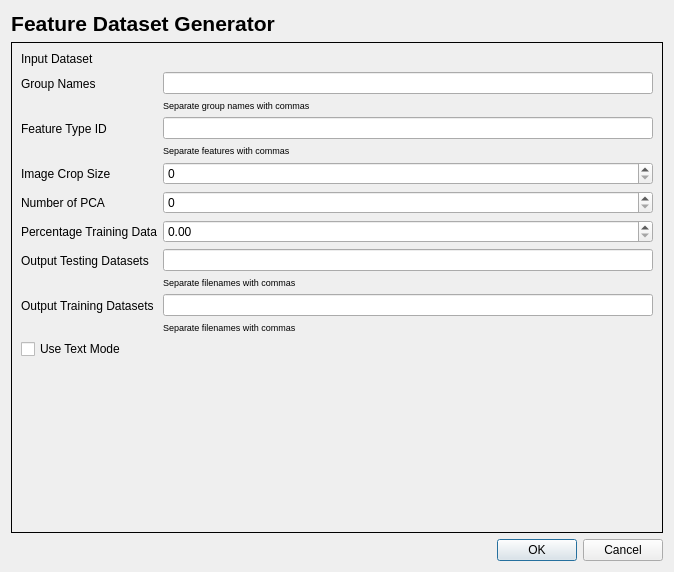
<?xml version="1.0" encoding="UTF-8"?>
<ui version="4.0">
 <class>FeatDatasetGeneratorDialogBase</class>
 <widget class="QDialog" name="FeatDatasetGeneratorDialogBase">
  <property name="geometry">
   <rect>
    <x>0</x>
    <y>0</y>
    <width>674</width>
    <height>572</height>
   </rect>
  </property>
  <property name="windowTitle">
   <string>Feature Dataset Generator</string>
  </property>
  <layout class="QGridLayout" name="gridLayout">
   <item row="4" column="1">
    <widget class="QDialogButtonBox" name="button_box">
     <property name="orientation">
      <enum>Qt::Horizontal</enum>
     </property>
     <property name="standardButtons">
      <set>QDialogButtonBox::Cancel|QDialogButtonBox::Ok</set>
     </property>
    </widget>
   </item>
   <item row="0" column="1" alignment="Qt::AlignLeft">
    <widget class="QLabel" name="title_label">
     <property name="text">
      <string>&lt;!DOCTYPE HTML PUBLIC &quot;-//W3C//DTD HTML 4.0//EN&quot; &quot;http://www.w3.org/TR/REC-html40/strict.dtd&quot;&gt;
&lt;html&gt;&lt;head&gt;&lt;meta name=&quot;qrichtext&quot; content=&quot;1&quot; /&gt;&lt;style type=&quot;text/css&quot;&gt;
p, li { white-space: pre-wrap; }
&lt;/style&gt;&lt;/head&gt;&lt;body style=&quot; font-family:'MS Shell Dlg 2'; font-size:8pt; font-weight:400; font-style:normal;&quot;&gt;
&lt;p style=&quot; margin-top:0px; margin-bottom:0px; margin-left:0px; margin-right:0px; -qt-block-indent:0; text-indent:0px;&quot;&gt;&lt;span style=&quot; font-family:'Sans Serif'; font-size:16pt; font-weight:600;&quot;&gt;Feature Dataset Generator&lt;/span&gt;&lt;/p&gt;&lt;/body&gt;&lt;/html&gt;</string>
     </property>
     <property name="alignment">
      <set>Qt::AlignCenter</set>
     </property>
    </widget>
   </item>
   <item row="2" column="1">
    <widget class="QStackedWidget" name="stackedWidget">
     <property name="frameShape">
      <enum>QFrame::Box</enum>
     </property>
     <widget class="QWidget" name="stackedWidgetPage1" native="true">
      <layout class="QFormLayout" name="formLayout">
       <item row="0" column="0">
        <widget class="QLabel" name="inputDatasetLabel">
         <property name="text">
          <string>Input Dataset</string>
         </property>
        </widget>
       </item>
       <item row="0" column="1">
        <widget class="QgsFileWidget" name="inputDatasetQgsFileWidget"/>
       </item>
       <item row="1" column="0">
        <widget class="QLabel" name="groupNamesLabel">
         <property name="text">
          <string>Group Names</string>
         </property>
        </widget>
       </item>
       <item row="1" column="1">
        <layout class="QVBoxLayout" name="groupNamesVBoxLayout">
         <item>
          <widget class="QLineEdit" name="groupNamesLineEdit"/>
         </item>
         <item>
          <widget class="QLabel" name="groupNamesHelpLabel">
           <property name="text">
            <string>&lt;html&gt;&lt;head/&gt;&lt;body&gt;&lt;p&gt;&lt;span style=&quot; font-size:7pt;&quot;&gt;Separate group names with commas&lt;/span&gt;&lt;/p&gt;&lt;/body&gt;&lt;/html&gt;</string>
           </property>
          </widget>
         </item>
        </layout>
       </item>
       <item row="2" column="0">
        <widget class="QLabel" name="fftFeatureLabel">
         <property name="text">
          <string>Feature Type ID</string>
         </property>
        </widget>
       </item>
       <item row="2" column="1">
        <layout class="QVBoxLayout" name="fftFeatureVBoxLayout">
         <item>
          <widget class="QLineEdit" name="fftFeatureLineEdit"/>
         </item>
         <item>
          <widget class="QLabel" name="fftFeatureHelpLabel">
           <property name="text">
            <string>&lt;html&gt;&lt;head/&gt;&lt;body&gt;&lt;p&gt;&lt;span style=&quot; font-size:7pt;&quot;&gt;Separate features with commas&lt;/span&gt;&lt;/p&gt;&lt;/body&gt;&lt;/html&gt;</string>
           </property>
          </widget>
         </item>
        </layout>
       </item>
       <item row="4" column="0">
        <widget class="QLabel" name="imageCropSizeLabel">
         <property name="text">
          <string>Image Crop Size</string>
         </property>
        </widget>
       </item>
       <item row="4" column="1">
        <widget class="QSpinBox" name="imageCropSizeSpinBox">
         <property name="maximum">
          <number>100</number>
         </property>
        </widget>
       </item>
       <item row="5" column="0">
        <widget class="QLabel" name="numberPCALabel">
         <property name="text">
          <string>Number of PCA</string>
         </property>
        </widget>
       </item>
       <item row="5" column="1">
        <widget class="QSpinBox" name="numberPCASpinBox">
         <property name="maximum">
          <number>1000</number>
         </property>
        </widget>
       </item>
       <item row="7" column="0">
        <widget class="QLabel" name="percentageTrainingDataLabel">
         <property name="text">
          <string>Percentage Training Data</string>
         </property>
        </widget>
       </item>
       <item row="7" column="1">
        <widget class="QDoubleSpinBox" name="percentageTrainingDataDoubleSpinBox">
         <property name="maximum">
          <double>1.000000000000000</double>
         </property>
         <property name="singleStep">
          <double>0.010000000000000</double>
         </property>
        </widget>
       </item>
       <item row="11" column="0">
        <widget class="QLabel" name="outputTestingDatasetLabel">
         <property name="text">
          <string>Output Testing Datasets</string>
         </property>
        </widget>
       </item>
       <item row="11" column="1">
        <layout class="QVBoxLayout" name="outputTestingDatasetVBoxLayout">
         <item>
          <widget class="QLineEdit" name="outputTestingDatasetLineEdit"/>
         </item>
         <item>
          <widget class="QLabel" name="outputTestingDatasetHelpLabel">
           <property name="text">
            <string>&lt;html&gt;&lt;head/&gt;&lt;body&gt;&lt;p&gt;&lt;span style=&quot; font-size:7pt;&quot;&gt;Separate filenames with commas&lt;/span&gt;&lt;/p&gt;&lt;/body&gt;&lt;/html&gt;</string>
           </property>
          </widget>
         </item>
        </layout>
       </item>
       <item row="12" column="0">
        <widget class="QLabel" name="outputTrainingDatasetLabel">
         <property name="text">
          <string>Output Training Datasets</string>
         </property>
        </widget>
       </item>
       <item row="12" column="1">
        <layout class="QVBoxLayout" name="outputTrainingDatasetVBoxLayout">
         <item>
          <widget class="QLineEdit" name="outputTrainingDatasetLineEdit"/>
         </item>
         <item>
          <widget class="QLabel" name="outputTrainingDatasetHelpLabel">
           <property name="text">
            <string>&lt;html&gt;&lt;head/&gt;&lt;body&gt;&lt;p&gt;&lt;span style=&quot; font-size:7pt;&quot;&gt;Separate filenames with commas&lt;/span&gt;&lt;/p&gt;&lt;/body&gt;&lt;/html&gt;</string>
           </property>
          </widget>
         </item>
        </layout>
       </item>
       <item row="13" column="0">
        <widget class="QCheckBox" name="textModeCheckBox">
         <property name="text">
          <string>Use Text Mode</string>
         </property>
        </widget>
       </item>
      </layout>
     </widget>
    </widget>
   </item>
  </layout>
 </widget>
 <customwidgets>
  <customwidget>
   <class>QgsFileWidget</class>
   <extends>QWidget</extends>
   <header>qgsfilewidget.h</header>
  </customwidget>
 </customwidgets>
 <resources/>
 <connections>
  <connection>
   <sender>button_box</sender>
   <signal>accepted()</signal>
   <receiver>FeatDatasetGeneratorDialogBase</receiver>
   <slot>accept()</slot>
   <hints>
    <hint type="sourcelabel">
     <x>20</x>
     <y>20</y>
    </hint>
    <hint type="destinationlabel">
     <x>20</x>
     <y>20</y>
    </hint>
   </hints>
  </connection>
  <connection>
   <sender>button_box</sender>
   <signal>rejected()</signal>
   <receiver>FeatDatasetGeneratorDialogBase</receiver>
   <slot>reject()</slot>
   <hints>
    <hint type="sourcelabel">
     <x>20</x>
     <y>20</y>
    </hint>
    <hint type="destinationlabel">
     <x>20</x>
     <y>20</y>
    </hint>
   </hints>
  </connection>
 </connections>
</ui>
